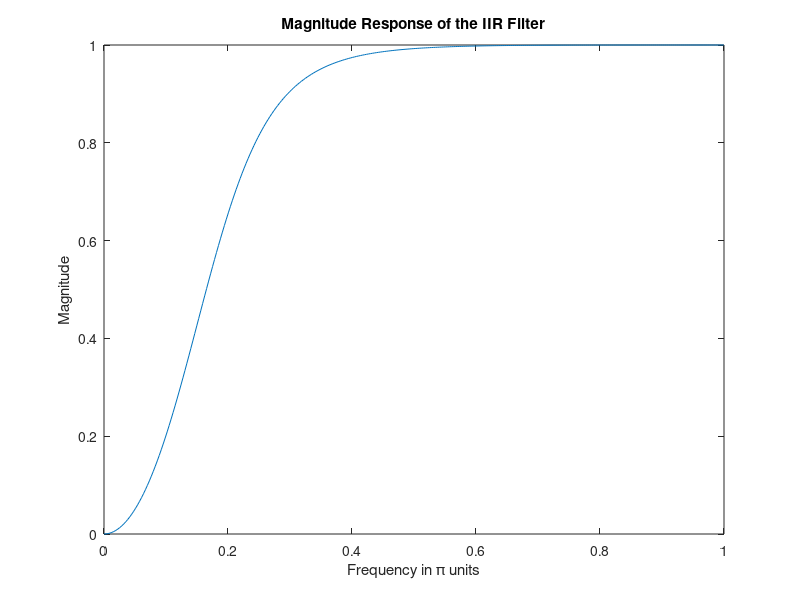

Source code (MATLAB):
%IIR filter using bilinear transformation method.
clc;
clear;

T = 1; % Sampling period
wp = 0.2 * pi; % Passband frequency in radians
ws = 0.6 * pi; % Stopband frequency in radians
e = sqrt(1/(0.8^2) - 1); % Ripple factor
A = 1/0.2; % Stopband attenuation

% Prewarp analog frequencies
wp = (2/T) * tan(wp/2);
ws = (2/T) * tan(ws/2);

% Determine filter order
N = ceil((1/2) * (log10(e^2/(A^2-1)) / log10(wp/ws)));

% Calculate cutoff frequency
wc = wp / (e^(1/(2*N)));

% Analog Butterworth filter design
[b, a] = butter(N, wc,'high', 's'); % Design analog high-pass filter

% Convert to digital filter using bilinear transformation
[Numd, Dend] = bilinear(b, a, 1/T);

% Frequency response of the digital filter
w = 0:0.01:pi; % Frequency vector
Hw = freqz(Numd, Dend, w); % Digital filter frequency response

% Plot the magnitude response
plot(w/pi, abs(Hw));
xlabel('Frequency in \pi units');
ylabel('Magnitude');
title('Magnitude Response of the IIR Filter');
